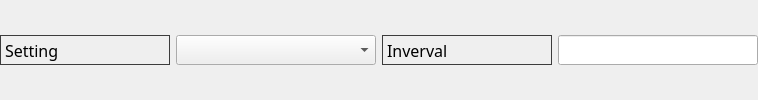
           <widget class="QWidget" name="widget_4" native="true">
            <layout class="QHBoxLayout" name="horizontalLayout_5">
             <property name="leftMargin">
              <number>0</number>
             </property>
             <property name="topMargin">
              <number>0</number>
             </property>
             <property name="rightMargin">
              <number>0</number>
             </property>
             <property name="bottomMargin">
              <number>0</number>
             </property>
             <item>
              <widget class="QLabel" name="label_76">
               <property name="minimumSize">
                <size>
                 <width>170</width>
                 <height>30</height>
                </size>
               </property>
               <property name="maximumSize">
                <size>
                 <width>170</width>
                 <height>30</height>
                </size>
               </property>
               <property name="font">
                <font>
                 <family>Sarabun</family>
                 <pointsize>12</pointsize>
                </font>
               </property>
               <property name="styleSheet">
                <string notr="true">border: 1px solid rgb(60,60,60);
border-radius: 0px;</string>
               </property>
               <property name="text">
                <string>Setting</string>
               </property>
              </widget>
             </item>
             <item>
              <widget class="QComboBox" name="SheetBox_2">
               <property name="minimumSize">
                <size>
                 <width>200</width>
                 <height>30</height>
                </size>
               </property>
               <property name="maximumSize">
                <size>
                 <width>16777215</width>
                 <height>30</height>
                </size>
               </property>
               <property name="styleSheet">
                <string notr="true">background:none;</string>
               </property>
              </widget>
             </item>
             <item>
              <widget class="QLabel" name="label_77">
               <property name="minimumSize">
                <size>
                 <width>170</width>
                 <height>30</height>
                </size>
               </property>
               <property name="maximumSize">
                <size>
                 <width>170</width>
                 <height>30</height>
                </size>
               </property>
               <property name="font">
                <font>
                 <family>Sarabun</family>
                 <pointsize>12</pointsize>
                </font>
               </property>
               <property name="styleSheet">
                <string notr="true">border: 1px solid rgb(60,60,60);
border-radius: 0px;</string>
               </property>
               <property name="text">
                <string>Inverval</string>
               </property>
              </widget>
             </item>
             <item>
              <widget class="QLineEdit" name="interval">
               <property name="minimumSize">
                <size>
                 <width>200</width>
                 <height>30</height>
                </size>
               </property>
               <property name="maximumSize">
                <size>
                 <width>200</width>
                 <height>30</height>
                </size>
               </property>
               <property name="font">
                <font>
                 <family>Sarabun</family>
                 <pointsize>12</pointsize>
                 <weight>50</weight>
                 <italic>false</italic>
                 <bold>false</bold>
                </font>
               </property>
               <property name="styleSheet">
                <string notr="true">font: 12pt &quot;Sarabun&quot;;</string>
               </property>
              </widget>
             </item>
            </layout>
           </widget>
